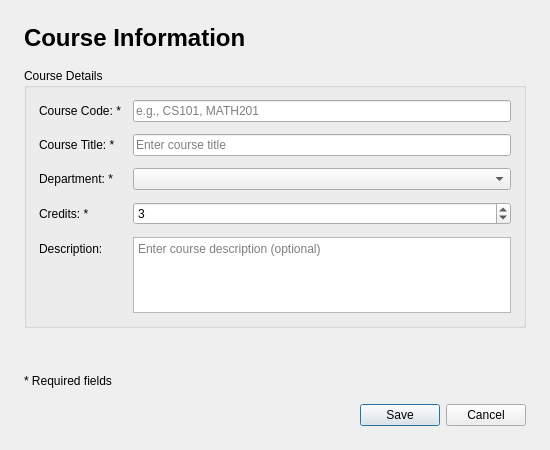
<?xml version="1.0" encoding="UTF-8"?>
<ui version="4.0">
 <class>CourseDialog</class>
 <widget class="QDialog" name="CourseDialog">
  <property name="geometry">
   <rect>
    <x>0</x>
    <y>0</y>
    <width>550</width>
    <height>450</height>
   </rect>
  </property>
  <property name="windowTitle">
   <string>Course Information</string>
  </property>
  <layout class="QVBoxLayout" name="verticalLayout">
   <property name="spacing">
    <number>16</number>
   </property>
   <property name="leftMargin">
    <number>24</number>
   </property>
   <property name="topMargin">
    <number>24</number>
   </property>
   <property name="rightMargin">
    <number>24</number>
   </property>
   <property name="bottomMargin">
    <number>24</number>
   </property>
   <item>
    <widget class="QLabel" name="titleLabel">
     <property name="text">
      <string>&lt;html&gt;&lt;head/&gt;&lt;body&gt;&lt;p&gt;&lt;span style=&quot; font-size:18pt; font-weight:600;&quot;&gt;Course Information&lt;/span&gt;&lt;/p&gt;&lt;/body&gt;&lt;/html&gt;</string>
     </property>
    </widget>
   </item>
   <item>
    <widget class="QGroupBox" name="infoGroup">
     <property name="title">
      <string>Course Details</string>
     </property>
     <layout class="QFormLayout" name="formLayout">
      <property name="horizontalSpacing">
       <number>12</number>
      </property>
      <property name="verticalSpacing">
       <number>12</number>
      </property>
      <property name="leftMargin">
       <number>12</number>
      </property>
      <property name="topMargin">
       <number>12</number>
      </property>
      <property name="rightMargin">
       <number>12</number>
      </property>
      <property name="bottomMargin">
       <number>12</number>
      </property>
      <item row="0" column="0">
       <widget class="QLabel" name="courseCodeLabel">
        <property name="text">
         <string>Course Code: *</string>
        </property>
       </widget>
      </item>
      <item row="0" column="1">
       <widget class="QLineEdit" name="courseCodeInput">
        <property name="maxLength">
         <number>20</number>
        </property>
        <property name="placeholderText">
         <string>e.g., CS101, MATH201</string>
        </property>
       </widget>
      </item>
      <item row="1" column="0">
       <widget class="QLabel" name="titleLabel_2">
        <property name="text">
         <string>Course Title: *</string>
        </property>
       </widget>
      </item>
      <item row="1" column="1">
       <widget class="QLineEdit" name="titleInput">
        <property name="placeholderText">
         <string>Enter course title</string>
        </property>
       </widget>
      </item>
      <item row="2" column="0">
       <widget class="QLabel" name="departmentLabel">
        <property name="text">
         <string>Department: *</string>
        </property>
       </widget>
      </item>
      <item row="2" column="1">
       <widget class="QComboBox" name="departmentCombo">
       </widget>
      </item>
      <item row="3" column="0">
       <widget class="QLabel" name="creditsLabel">
        <property name="text">
         <string>Credits: *</string>
        </property>
       </widget>
      </item>
      <item row="3" column="1">
       <widget class="QSpinBox" name="creditsInput">
        <property name="minimum">
         <number>1</number>
        </property>
        <property name="maximum">
         <number>12</number>
        </property>
        <property name="value">
         <number>3</number>
        </property>
       </widget>
      </item>
      <item row="4" column="0">
       <widget class="QLabel" name="descriptionLabel">
        <property name="text">
         <string>Description:</string>
        </property>
       </widget>
      </item>
      <item row="4" column="1">
       <widget class="QPlainTextEdit" name="descriptionInput">
        <property name="minimumHeight">
         <number>80</number>
        </property>
        <property name="placeholderText">
         <string>Enter course description (optional)</string>
        </property>
       </widget>
      </item>
     </layout>
    </widget>
   </item>
   <item>
    <widget class="QLabel" name="errorLabel">
     <property name="text">
      <string/>
     </property>
     <property name="styleSheet">
      <string notr="true">color: #d32f2f; font-weight: bold;</string>
     </property>
     <property name="alignment">
      <set>Qt::AlignCenter</set>
     </property>
     <property name="wordWrap">
      <bool>true</bool>
     </property>
    </widget>
   </item>
   <item>
    <widget class="QLabel" name="requiredLabel">
     <property name="text">
      <string>* Required fields</string>
     </property>
    </widget>
   </item>
   <item>
    <widget class="QDialogButtonBox" name="buttonBox">
     <property name="standardButtons">
      <set>QDialogButtonBox::Cancel|QDialogButtonBox::Save</set>
     </property>
    </widget>
   </item>
  </layout>
 </widget>
 <resources/>
 <connections/>
</ui>
